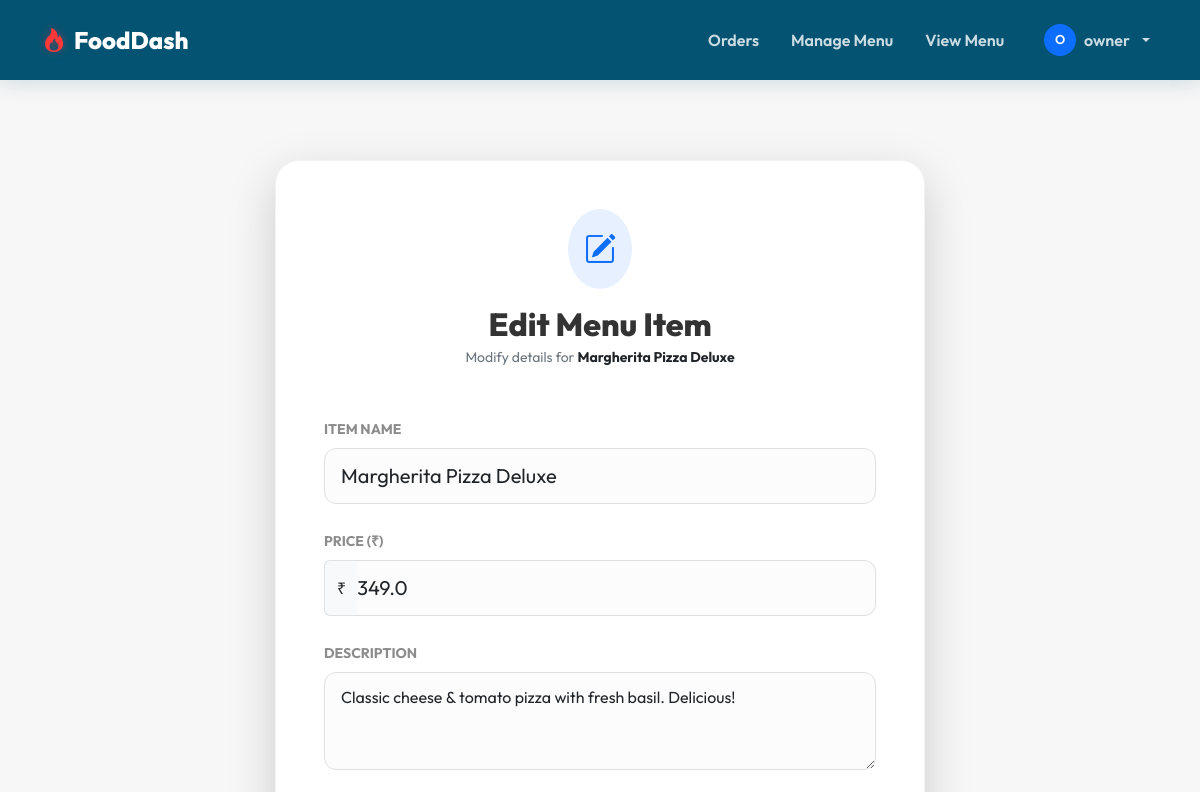
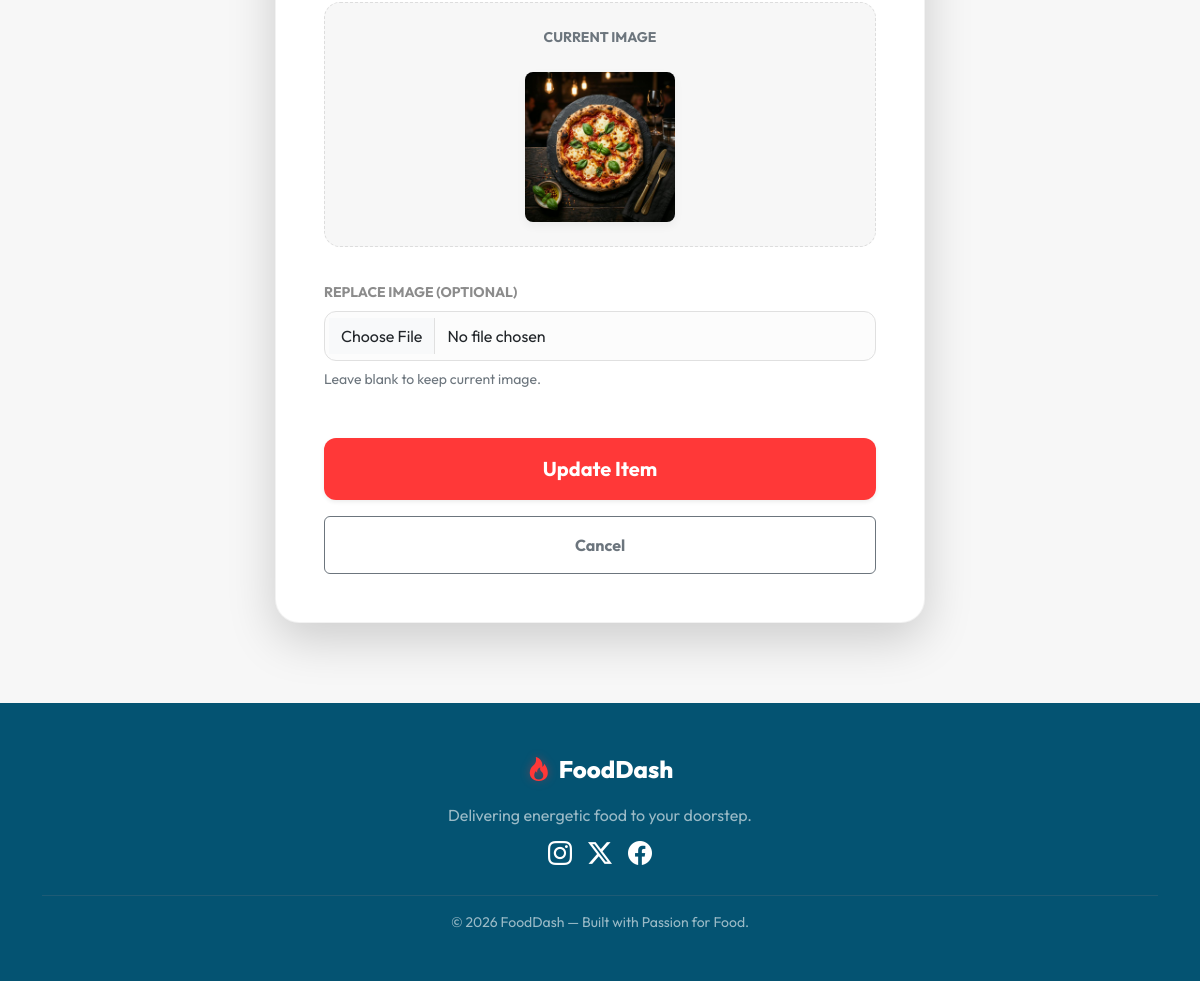
Page /admin/menu/edit/1 (signed in) on the committed database (2 pictures, top to bottom).
### backent/models.py (models this page shows, shortened)
class User(UserMixin, db.Model):
    __tablename__ = "users"
    id = db.Column(db.Integer, primary_key=True)
    username = db.Column(db.String(80), unique=True, nullable=False)
    password_hash = db.Column(db.String(256), nullable=False)
    role = db.Column(db.String(20), nullable=False, default="customer")  # 'customer' | 'restaurant_owner'
    phone = db.Column(db.String(20), nullable=True)
    orders = db.relationship("Order", backref="customer", lazy=True)

class MenuItem(db.Model):
    __tablename__ = "menu_items"
    id = db.Column(db.Integer, primary_key=True)
    name = db.Column(db.String(120), nullable=False)
    price = db.Column(db.Float, nullable=False)
    description = db.Column(db.Text, nullable=True)
    image_filename = db.Column(db.String(256), nullable=True)

### backent/app.py (the view, shortened to what this page needs)
@app.route("/admin/menu/edit/<int:item_id>", methods=["GET", "POST"])
@owner_required
def edit_menu_item(item_id):
    item = MenuItem.query.get_or_404(item_id)
    return render_template("edit_menu_item.html", item=item)

### backent/app.py (called while the page is built)
@login_manager.user_loader
def load_user(user_id):
    return User.query.get(int(user_id))

def owner_required(func):
    from functools import wraps
    @wraps(func)
    @login_required
    def wrapper(*args, **kwargs):
        if current_user.role != "restaurant_owner":
            abort(403)
        return func(*args, **kwargs)
    return wrapper

### templates/edit_menu_item.html (shortened to what this page needs)
{% extends "base.html" %}
{% block content %}
<div class="form-card shadow-lg">
    <div class="text-center mb-5">
        <div class="d-inline-flex bg-primary bg-opacity-10 text-primary p-3 rounded-circle mb-3">
            <i class="bi bi-pencil-square fs-2"></i>
        </div>
        <h2 class="fw-800 mb-1 text-heading">Edit Menu Item</h2>
        <p class="text-secondary small">Modify details for <span class="fw-bold text-dark">{{ item.name }}</span></p>
    </div>
    <form method="POST" enctype="multipart/form-data">
        <div class="mb-4">
            <label class="form-label small fw-bold text-uppercase opacity-75">Item Name</label>
            <input type="text" name="name" class="form-control form-control-lg" value="{{ item.name }}" required>
        </div>
        <div class="mb-4">
            <label class="form-label small fw-bold text-uppercase opacity-75">Price (₹)</label>
            <div class="input-group">
                <span class="input-group-text bg-light border-end-0">₹</span>
                <input type="number" step="0.01" name="price" class="form-control form-control-lg border-start-0 ps-0" value="{{ item.price }}" required>
            </div>
        </div>
        <div class="mb-4">
            <label class="form-label small fw-bold text-uppercase opacity-75">Description</label>
            <textarea name="description" class="form-control" rows="3">{{ item.description }}</textarea>
        </div>
        <div class="current-img-box">
            <div class="text-secondary small fw-bold text-uppercase mb-3">Current Image</div>
            {% if item.image_filename %}
                <img src="{{ url_for('static', filename='images/' + item.image_filename) }}" alt="Current image">
            {% else %}
                <div class="py-3 text-secondary small fst-italic">No image uploaded</div>
            {% endif %}
        </div>
        <div class="mb-5">
            <label class="form-label small fw-bold text-uppercase opacity-75">Replace Image (Optional)</label>
            <input type="file" name="image" class="form-control" accept="image/*">
            <div class="form-text text-secondary small mt-2">Leave blank to keep current image.</div>
        </div>
        <div class="d-grid gap-3">
            <button type="submit" class="btn btn-primary btn-lg py-3 shadow-sm fw-bold">Update Item</button>
            <a href="{{ url_for('admin_menu') }}" class="btn btn-outline-secondary py-3 fw-bold">Cancel</a>
        </div>
    </form>
</div>
{% endblock %}

### templates/base.html (shortened to what this page needs)
<!DOCTYPE html>
<html lang="en">
<head>
    <link href="https://cdn.jsdelivr.net/npm/bootstrap@5.3.3/dist/css/bootstrap.min.css" rel="stylesheet">
    <link href="https://cdn.jsdelivr.net/npm/bootstrap-icons@1.11.3/font/bootstrap-icons.min.css" rel="stylesheet">
</head>
<body>
    <nav class="navbar navbar-expand-lg navbar-dark sticky-top">
        <div class="container">
            <a class="navbar-brand" href="/">
                <i class="bi bi-fire brand-icon"></i>FoodDash
            </a>
            <div class="collapse navbar-collapse" id="navContent">
                <ul class="navbar-nav ms-auto align-items-center gap-3">
                    {% if current_user.is_authenticated %}
                        {% if current_user.role == 'restaurant_owner' %}
                            <li class="nav-item"><a class="nav-link" href="{{ url_for('admin_orders') }}">Orders</a></li>
                            <li class="nav-item"><a class="nav-link" href="{{ url_for('admin_menu') }}">Manage Menu</a></li>
                            <li class="nav-item"><a class="nav-link" href="{{ url_for('menu') }}">View Menu</a></li>
                        {% endif %}
                        <li class="nav-item dropdown ms-lg-2">
                            <a class="nav-link dropdown-toggle d-flex align-items-center gap-2" href="#" role="button" data-bs-toggle="dropdown">
                                <div class="bg-primary rounded-circle d-flex align-items-center justify-content-center text-white" style="width: 32px; height: 32px; font-size: 0.8rem;">
                                    {{ current_user.username[0]|upper }}
                                </div>
                                <span>{{ current_user.username }}</span>
                            </a>
                        </li>
                    {% else %}
                        <li class="nav-item"><a class="nav-link" href="{{ url_for('login') }}">Login</a></li>
                        <li class="nav-item"><a class="btn btn-primary px-4" href="{{ url_for('register') }}">Register</a></li>
                    {% endif %}
                </ul>
            </div>
        </div>
    </nav>
    <main class="container py-5">
        {% block content %}{% endblock %}
    </main>
    <footer>
        <div class="container text-center">
            <div class="mb-3">
                <a class="navbar-brand justify-content-center" href="/">
                    <i class="bi bi-fire brand-icon"></i>FoodDash
                </a>
            </div>
            <p class="mb-2">Delivering energetic food to your doorstep.</p>
            <div class="d-flex justify-content-center gap-3 mb-4">
                <a href="https://www.instagram.com/food__bash/" target="_blank" class="text-white fs-4"><i class="bi bi-instagram"></i></a>
                <a href="#" class="text-white fs-4"><i class="bi bi-twitter-x"></i></a>
                <a href="#" class="text-white fs-4"><i class="bi bi-facebook"></i></a>
            </div>
            <hr class="border-secondary opacity-25">
            <div class="small">
                &copy; 2026 FoodDash &mdash; Built with Passion for Food.
            </div>
        </div>
    </footer>
</body>
</html>

### templates/base.html (style rules this page uses)
:root { --primary: #ff3838; --primary-hover: #e63232; --bg: #f7f7f7; --card-bg: #ffffff; --heading: #333333; --body-text: #666666; --midnight: #045372; --rating: #FFD700; --transition: all 0.3s cubic-bezier(0.4, 0, 0.2, 1); }
body { font-family: 'Outfit', sans-serif; background-color: var(--bg); color: var(--body-text); min-height: 100vh; display: flex; flex-direction: column; overflow-x: hidden; }
h1, h2, h3, h4, h5, h6 { color: var(--heading); font-weight: 800; }
main { flex: 1; }
.navbar { background-color: var(--midnight) !important; padding: 1rem 0; box-shadow: 0 4px 20px rgba(4, 83, 114, 0.15); }
.navbar-brand { font-weight: 800; font-size: 1.5rem; color: #fff !important; display: flex; align-items: center; }
.navbar-brand .brand-icon { color: var(--primary); margin-right: 0.5rem; filter: drop-shadow(0 0 5px rgba(255, 56, 56, 0.4)); }
.nav-link { color: rgba(255, 255, 255, 0.8) !important; font-weight: 600; transition: var(--transition); }
.btn-primary, .btn-accent { background-color: var(--primary) !important; border: none !important; color: #fff !important; font-weight: 600; padding: 0.6rem 1.5rem; border-radius: 0.75rem; transition: var(--transition); box-shadow: 0 4px 15px rgba(255, 56, 56, 0.2); }
.form-control { border-radius: 0.75rem; padding: 0.75rem 1rem; border: 1px solid #e0e0e0; background-color: #fcfcfc; transition: var(--transition); }
footer { background-color: var(--midnight); color: rgba(255, 255, 255, 0.6); padding: 3rem 0; margin-top: auto; }

### templates/edit_menu_item.html (style rules this page uses)
.form-card { background: var(--card-bg); border: 1px solid rgba(0,0,0,0.05); border-radius: 1.5rem; padding: 3rem; max-width: 650px; margin: 2rem auto; }
.current-img-box { background: #f7f7f7; border: 1px dashed rgba(0,0,0,0.1); border-radius: 1rem; padding: 1.5rem; margin-bottom: 2rem; text-align: center; }
.current-img-box img { max-width: 150px; border-radius: 0.5rem; margin-top: 0.5rem; box-shadow: 0 4px 10px rgba(0,0,0,0.05); }

### rows in the picture
User: username "O", username "owner"
MenuItem: name "Margherita Pizza Deluxe", price "349.0", description "Classic cheese & tomato pizza with fresh basil. Delicious!", image_filename (picture)
